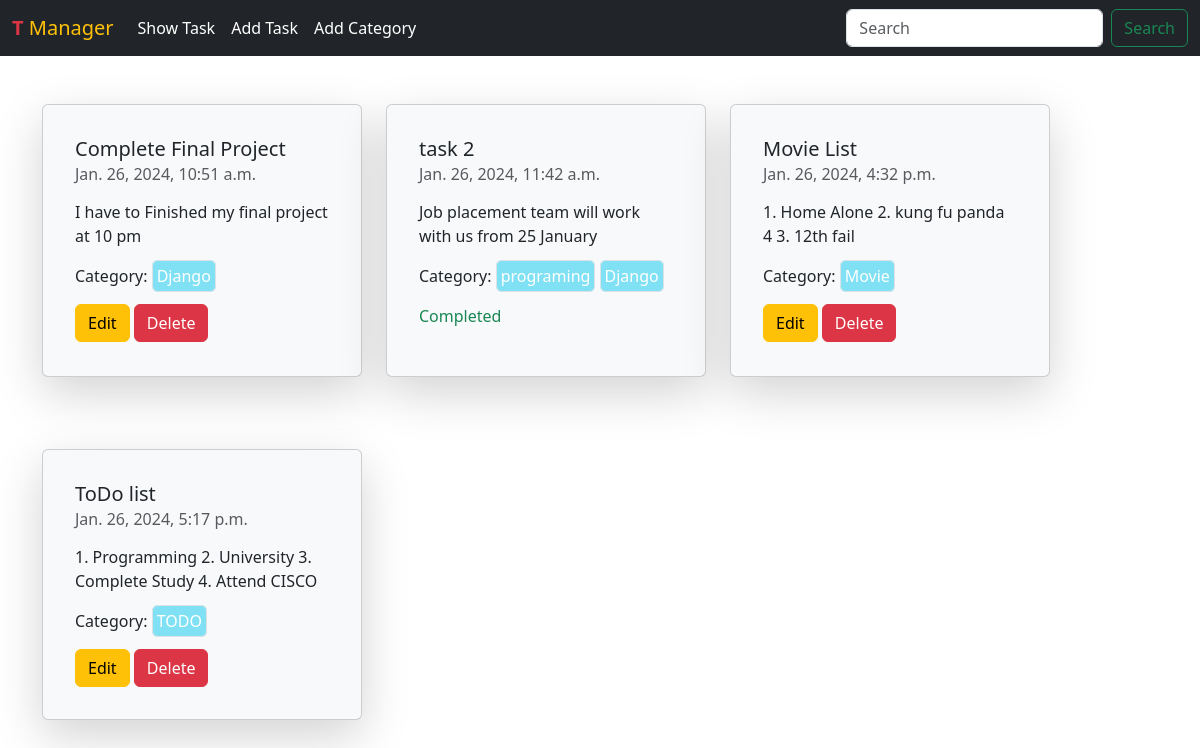
The page / on the database its author committed.
### task/models.py (models this page shows, shortened)
class Task(models.Model):
    title = models.CharField(max_length=50)
    description = models.TextField()
    is_complete = models.BooleanField(default=False)
    assign_date = models.DateTimeField(auto_now_add=True)
    category = models.ManyToManyField(Category)

### category/models.py (models this page shows, shortened)
class Category(models.Model):
    name = models.CharField(max_length=50)

### task_Manager/views.py (the view)
# urls.py: 2. Add a URL to urlpatterns:  path('', Home.as_view(), name='home')
def Home(request):
    data = Task.objects.all()
    return render(request, 'index.html', {'data': data})

### templates/index.html
{% extends "base.html" %}
{% block containt %}
    <div class="row gap-4 container mx-auto mt-5 ">
        {% for i in data %}
            <div class="card col-md-4 shadow-lg p-3 mb-5 bg-body-tertiary rounded" style="width: 20rem;">
                <div class="card-body">
                    <h5 class="card-title">{{i.title}}</h5>
                    <h6 class="card-subtitle mb-2 text-body-secondary">{{i.assign_date}}</h6>
                    <p class="card-text pt-2">{{i.description}}</p>
                    <p class="card-text">Category: {% for cate in i.category.all %}
                            <span class="border bg-info bg-opacity-50 rounded p-1 text-white">{{cate.name}}</span>
                        {% endfor %}</p>
                    {% if i.is_complete %}
                        <p class="text-success">Completed</p>
                    {% else %}
                        <a href="{% url "edit_task" i.id%}" class="btn btn-warning">Edit</a>
                        <a href="{% url "delete_task" i.id %}" class="btn btn-danger">Delete</a>
                    {% endif %}
                </div>
            </div>
        {% endfor %}
    </div>
{% endblock  %}

### templates/base.html (shortened to what this page needs)
<!DOCTYPE html>
<html lang="en">
<head>
    <link href="https://cdn.jsdelivr.net/npm/bootstrap@5.3.2/dist/css/bootstrap.min.css" rel="stylesheet">
</head>
<body>
    <nav class="navbar navbar-expand-lg bg-dark">
        <div class="container-fluid">
          <a class="navbar-brand text-danger " href="#"><span class="fw-bold">T</span> <span class="text-warning">Manager</span></a>
          <div class="collapse navbar-collapse" id="navbarSupportedContent">
            <ul class="navbar-nav me-auto mb-2 mb-lg-0">
              <li class="nav-item">
                <a class="nav-link active text-white" aria-current="page" href="{% url "homepage" %}">Show Task</a>
              </li>
              <li class="nav-item">
                <a class="nav-link text-white" href="{% url "add_task" %}">Add Task</a>
              </li>
              <li class="nav-item">
                <a class="nav-link text-white" href="{% url "add_category" %}">Add Category</a>
              </li>
            </ul>
            <form class="d-flex" role="search">
              <input class="form-control me-2" type="search" placeholder="Search" aria-label="Search">
              <button class="btn btn-outline-success" type="submit">Search</button>
            </form>
          </div>
        </div>
    </nav>
    {% block containt %}
    {% endblock  %}
</body>
</html>

### rows shown on the page
Task: title "Complete Final Project", assign_date "Jan. 26, 2024, 10:51 a.m.", description "I have to Finished my final project at 10 pm", is_complete "Edit"
Category: name "Django"
Task: title "task 2", assign_date "Jan. 26, 2024, 11:42 a.m.", description "Job placement team will work with us from 25 January", is_complete "Completed"
Category: name "programing"
Task: title "Movie List", assign_date "Jan. 26, 2024, 4:32 p.m.", description "1. Home Alone 2. kung fu panda 4 3. 12th fail", is_complete "Edit"
Category: name "Movie"
Task: title "ToDo list", assign_date "Jan. 26, 2024, 5:17 p.m.", description "1. Programming 2. University 3. Complete Study 4. Attend CISCO", is_complete "Edit"
Category: name "TODO"
